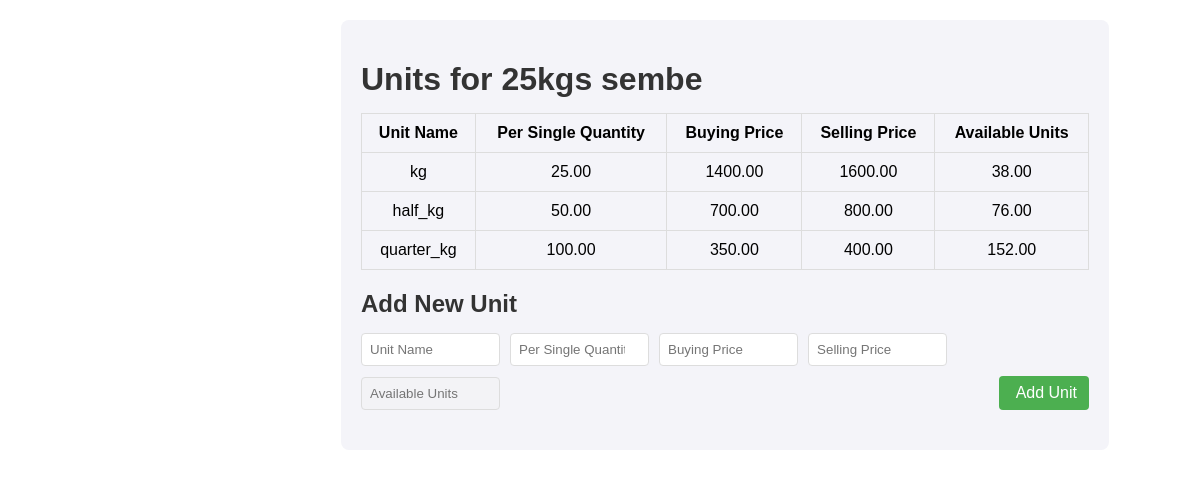
Page /view-create_units.php?id=1 on the earlier database version.
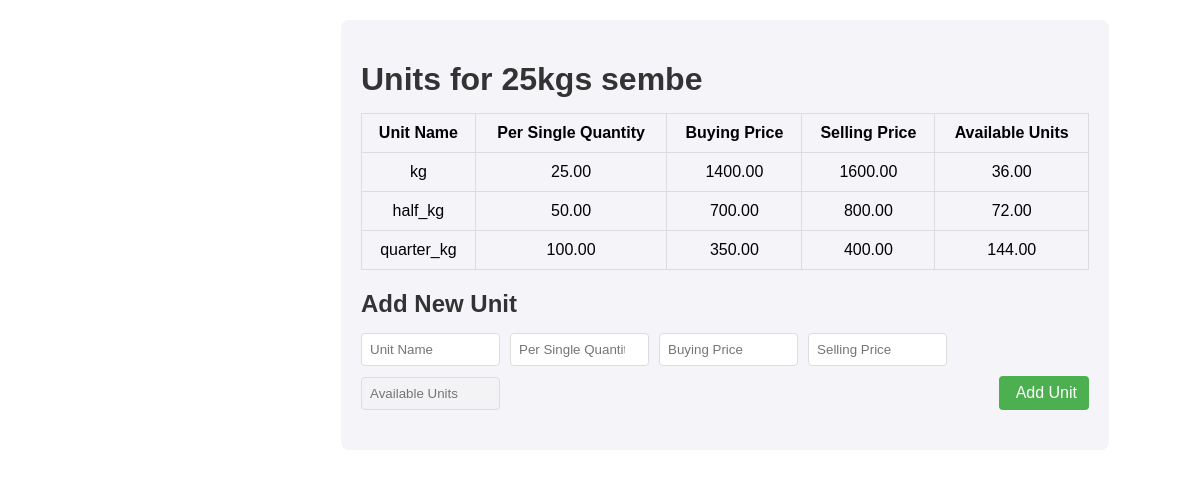
Same page on the later database version.
### tables this page shows
CREATE TABLE `units` (
  `unit_id` int(11) NOT NULL,
  `product_id` int(11) DEFAULT NULL,
  `name` varchar(20) DEFAULT NULL,
  `per_single_quantity` decimal(10,2) DEFAULT NULL,
  `buying_price` decimal(10,2) DEFAULT NULL,
  `selling_price` decimal(10,2) DEFAULT NULL,
  `available_units` decimal(10,2) DEFAULT NULL
);

### view-create_units.php (the view, shortened to what this page needs)
<?php
include 'db_connection.php';
$product_id = isset($_GET['id']) ? intval($_GET['id']) : 0;
$product_query = "SELECT * FROM products WHERE product_id = $product_id";
$product_result = mysqli_query($conn, $product_query);
$product = mysqli_fetch_assoc($product_result);
$unit_query = "SELECT * FROM units WHERE product_id = $product_id";
$unit_result = mysqli_query($conn, $unit_query);
?>
<!DOCTYPE html>
<html lang="en">
<head>
    <link rel="stylesheet" href="css/view-create_units.css">
</head>
<body>
    <div class="main-content">
        <div class="units-container">
            <h1>Units for <?= $product['name']; ?></h1>
            <table class="units-table">
                <thead>
                    <tr>
                        <th>Unit Name</th>
                        <th>Per Single Quantity</th>
                        <th>Buying Price</th>
                        <th>Selling Price</th>
                        <th>Available Units</th>
                    </tr>
                </thead>
                <tbody>
                    <?php while ($unit = mysqli_fetch_assoc($unit_result)): ?>
                    <tr>
                        <td><?= $unit['name']; ?></td>
                        <td><?= $unit['per_single_quantity']; ?></td>
                        <td><?= $unit['buying_price']; ?></td>
                        <td><?= $unit['selling_price']; ?></td>
                        <td><?= $unit['available_units']; ?></td>
                    </tr>
                    <?php endwhile; ?>
                </tbody>
            </table>
            <h2>Add New Unit</h2>
            <form action="confirm-new_unit.php" method="POST" class="unit-form">
                <input type="text" name="name" placeholder="Unit Name" required>
                <input type="number" step="0.01" name="per_single_quantity" placeholder="Per Single Quantity" required oninput="calculateAvailableUnits(<?= $product['quantity']; ?>)">
                <input type="number" step="0.01" name="buying_price" placeholder="Buying Price" required>
                <input type="number" step="0.01" name="selling_price" placeholder="Selling Price" required>
                <input type="text" id="available_units" name="available_units" placeholder="Available Units" disabled>
                <button type="submit" class="add-unit-button">
                    <i class='bx bx-plus'></i> Add Unit
                </button>
            </form>
        </div>
    </div>
</body>
</html>

Differences in the rows shown:
changed units "kg": available_units "38.00" → "36.00"
changed units "half_kg": available_units "76.00" → "72.00"
changed units "quarter_kg": available_units "152.00" → "144.00"
